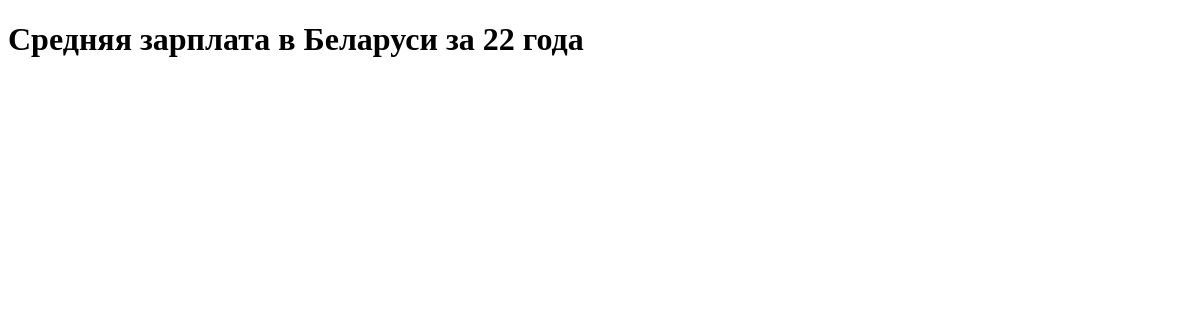
Before: / with the older database file.
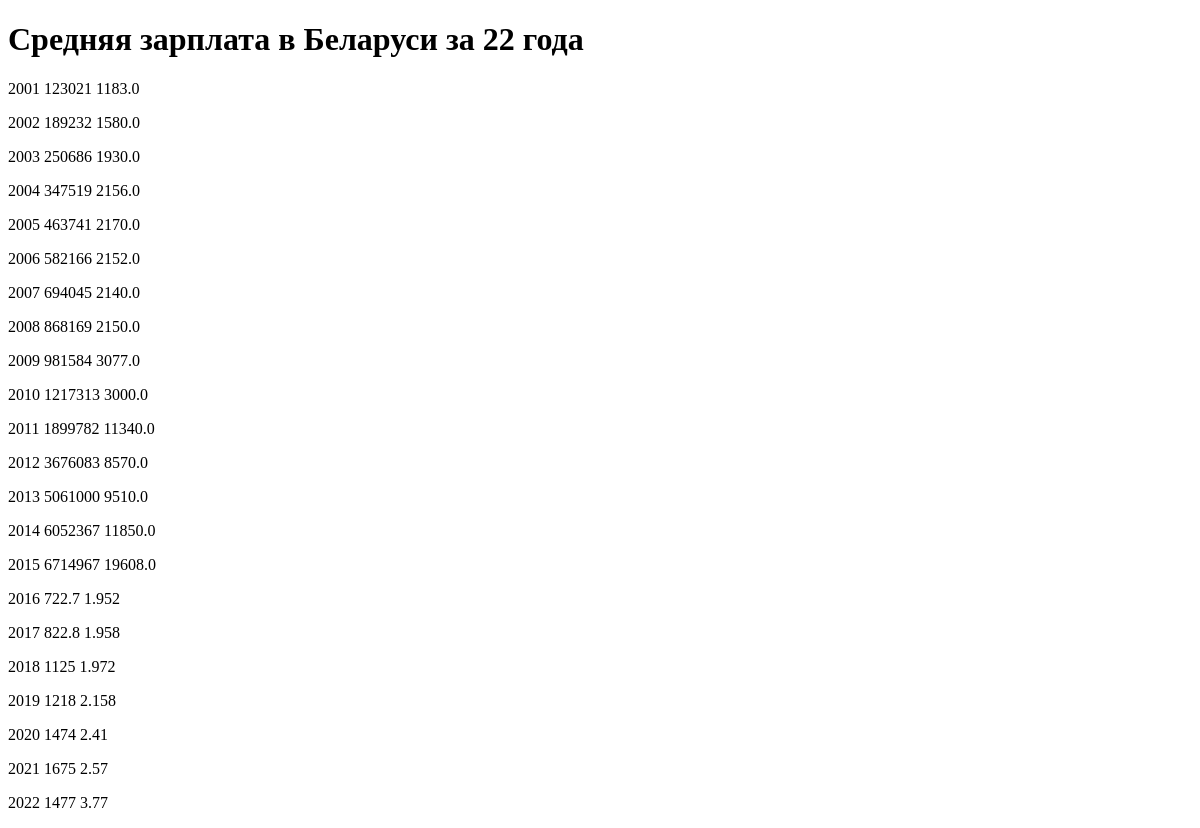
After: the same page with the newer database file.
### tables this page shows
CREATE TABLE salaries (
    id INTEGER PRIMARY KEY AUTOINCREMENT,
    year TEXT NOT NULL,
    salary INTEGER,
    den_status INTEGER DEFAULT 0,
    dollar_rate REAL
);

### app.py (the view)
@app.route('/')
def index():
    conn = sqlite3.connect('/Users/demidraksin/PycharmProjects/mon_5pm/25_lesson_0404/currency.sqlite')
    cursor = conn.cursor()
    data = cursor.execute('SELECT * FROM salaries').fetchall()  # выгружаю все из БД
    return render_template('index.html', seq=data)

### templates/index.html (shortened to what this page needs)
<!DOCTYPE html>
<html lang="en">
<head>
</head>
<body>
<h1>Средняя зарплата в Беларуси за 22 года</h1>
{% for line in seq %}
    <p>{{ line[1] }} {{ line[2] }} {{ line[4] }}</p>
{% endfor %}
</body>
</html>

Changed rows visible on the page:
added salaries: year "2001", salary "123021", dollar_rate "1183.0"
added salaries: year "2002", salary "189232", dollar_rate "1580.0"
added salaries: year "2003", salary "250686", dollar_rate "1930.0"
added salaries: year "2004", salary "347519", dollar_rate "2156.0"
added salaries: year "2005", salary "463741", dollar_rate "2170.0"
added salaries: year "2006", salary "582166", dollar_rate "2152.0"
added salaries: year "2007", salary "694045", dollar_rate "2140.0"
added salaries: year "2008", salary "868169", dollar_rate "2150.0"
added salaries: year "2009", salary "981584", dollar_rate "3077.0"
added salaries: year "2010", salary "1217313", dollar_rate "3000.0"
added salaries: year "2011", salary "1899782", dollar_rate "11340.0"
added salaries: year "2012", salary "3676083", dollar_rate "8570.0"
added salaries: year "2013", salary "5061000", dollar_rate "9510.0"
added salaries: year "2014", salary "6052367", dollar_rate "11850.0"
added salaries: year "2015", salary "6714967", dollar_rate "19608.0"
added salaries: year "2016", salary "722.7", dollar_rate "1.952"
added salaries: year "2017", salary "822.8", dollar_rate "1.958"
added salaries: year "2018", salary "1125", dollar_rate "1.972"
added salaries: year "2019", salary "1218", dollar_rate "2.158"
added salaries: year "2020", salary "1474", dollar_rate "2.41"
added salaries: year "2021", salary "1675", dollar_rate "2.57"
added salaries: year "2022", salary "1477", dollar_rate "3.77"
